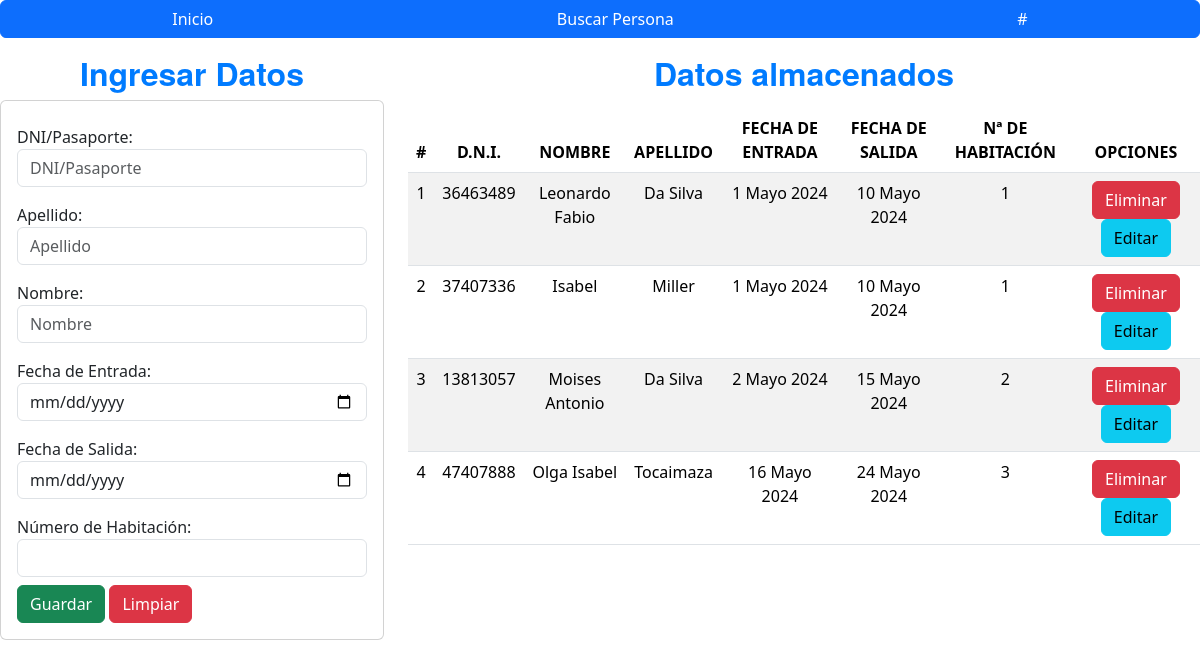
The app's page /, older data.
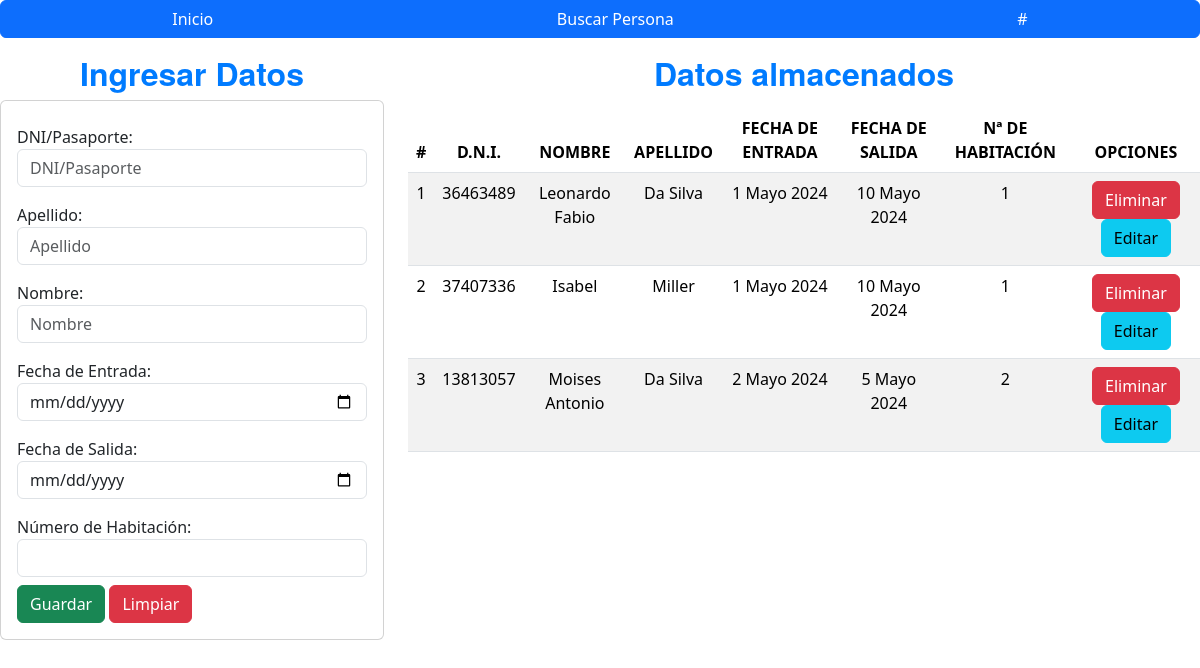
The same page, newer data.
### registrosABM/models.py (models this page shows, shortened)
class Persona(models.Model):
    nombre = models.CharField(max_length=50)
    apellido = models.CharField(max_length=8)
    dni_pasaporte = models.CharField(max_length=20)
    fecha_entrada = models.DateField(null=True, blank=True)
    fecha_salida = models.DateField(null=True, blank=True)
    numero_habitacion = models.PositiveIntegerField(null=True, blank=True)

### registrosABM/views.py (the view)
# urls.py: 2. Add a URL to urlpatterns:  path('', views.home, name='home')
def home(request):
    registrosListados = Persona.objects.all()
    return render(request, "registrosListados.html", {"registros": registrosListados})

### registrosABM/templates/registrosListados.html (shortened to what the changed rows need)
{% extends "./base.html" %}
{% block body %}
<div class="row">
    <div class="col-sm-12 col-md-6 col-lg-4 col-xl-4">
        <h2 style="text-align: center; font-family: 'Helvetica Neue', sans-serif; font-weight: bold; color: #007bff;">Ingresar Datos</h2>
    </div>
    <div class="col-sm-12 col-md-6 col-lg-8 col-xl-8">
        <h2 style="text-align: center; font-family: 'Helvetica Neue', sans-serif; font-weight: bold; color: #007bff;">Datos almacenados</h2>
        <div class="class table-responsive py-2">
            <table class="table table-striped">
                <thead>
                    <tr>
                        <th style="text-align: center;">#</th>
                        <th style="text-align: center;">D.N.I.</th>
                        <th style="text-align: center;">NOMBRE</th>
                        <th style="text-align: center;">APELLIDO</th>
                        <th style="text-align: center;">FECHA DE ENTRADA</th>
                        <th id="fecha_salida" style="text-align: center;">FECHA DE SALIDA</th>
                        <th style="text-align: center;">Nª DE HABITACIÓN</th>
                        <th colspan="2" style="text-align: center;">OPCIONES</th>
                    </tr>
                </thead>
                <tbody>
                    {% for registro in registros %}
                    <tr>
                        <td style="text-align: center;">{{forloop.counter}}</td>
                        <td style="text-align: center;">{{registro.dni_pasaporte}}</td>
                        <td style="text-align: center;">{{registro.nombre}}</td>
                        <td style="text-align: center;">{{registro.apellido}}</td>
                        <td style="text-align: center;">{{registro.fecha_entrada}}</td>
                        <td style="text-align: center;">{{registro.fecha_salida}}</td>
                        <td style="text-align: center;">{{registro.numero_habitacion}}</td>
                        <td style="text-align: center;">
                            <a href="javascript:void(0);" onclick="confirmDelete('{{registro.dni_pasaporte}}')" class="btn btn-danger">Eliminar</a>
                            <a href="edicionPersona/{{registro.dni_pasaporte}}" class="btn btn-info">Editar</a>
                        </td>
                    </tr>
                    {% endfor %}
                </tbody>
            </table>
        </div>
    </div>
</div>
{% endblock body %}

Row changes from the older to the newer data that the page shows:
removed Persona: dni_pasaporte "47407888", nombre "Olga Isabel", apellido "Tocaimaza", fecha_entrada "16 Mayo 2024", fecha_salida "24 Mayo 2024", numero_habitacion "3"
changed Persona "Moises Antonio": fecha_salida "15 Mayo 2024" → "5 Mayo 2024"
